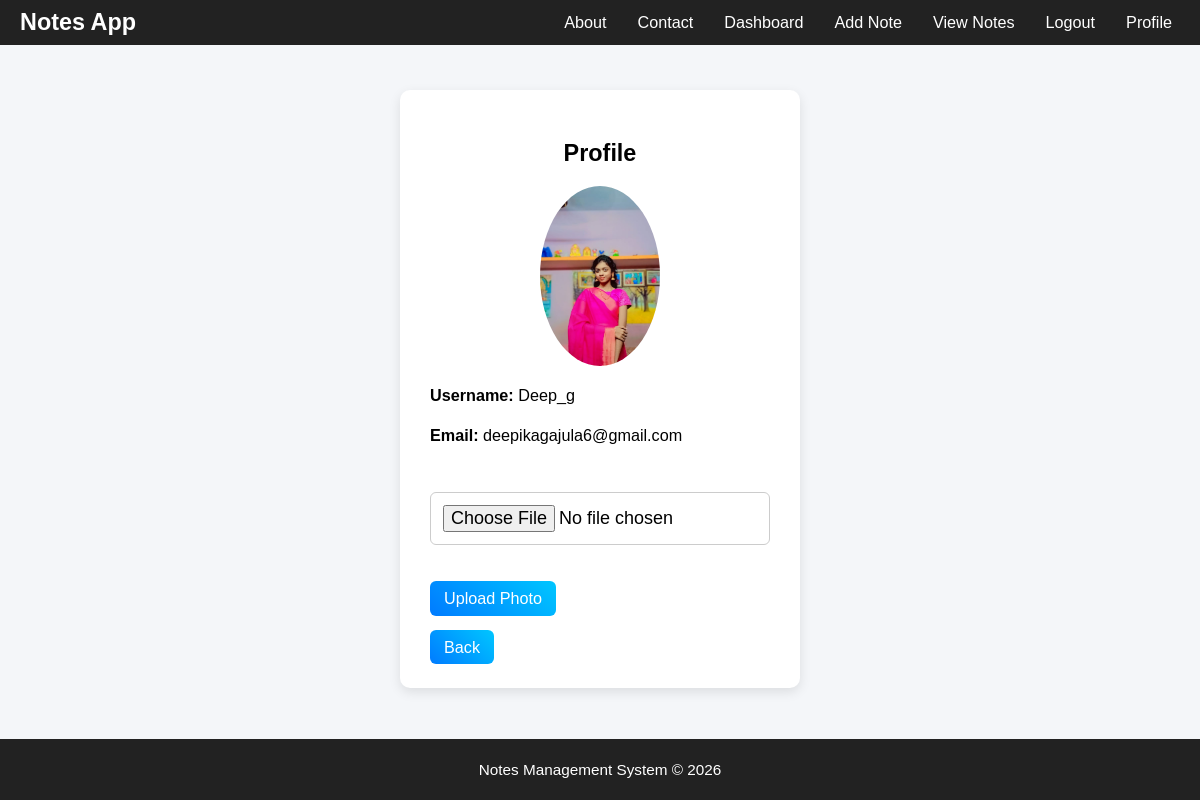
Screenshot of /profile (signed in) with the database file from the repository.
### tables this page shows
CREATE TABLE users (
        id INTEGER PRIMARY KEY AUTOINCREMENT,
        username TEXT,
        email TEXT UNIQUE,
        password TEXT,
        profile_pic TEXT
    );

### app.py (the view, shortened to what this page needs)
@app.route('/profile', methods=['GET','POST'])
def profile():
    if 'user' not in session:
        return redirect('/')
    conn = get_db()
    cursor = conn.cursor()
    cursor.execute(
        "SELECT username,email,profile_pic FROM users WHERE id=?",
        (session['user'],)
    )
    user = cursor.fetchone()
    conn.close()
    return render_template("profile.html", user=user)

### app.py (called while the page is built)
def get_db():
    import os
    base_dir = os.path.dirname(os.path.abspath(__file__))
    db_path = os.path.join(base_dir, "database.db")
    print("DB PATH:", db_path)
    conn = sqlite3.connect(db_path)
    conn.row_factory = sqlite3.Row
    return conn

### templates/profile.html (shortened to what this page needs)
{% extends 'base.html' %}
{% block content %}
<div class="auth-container">
<div class="auth-card">
<h2 style="text-align:center;">Profile</h2>
<div class="profile-pic">
{% if user[2] %}
<img src="{{ url_for('static', filename='uploads/' + user[2]) }}">
{% else %}
<img src="{{ url_for('static', filename='default.png') }}">
{% endif %}
</div>
<p><b>Username:</b> {{user[0]}}</p>
<p><b>Email:</b> {{user[1]}}</p>
<br>
<form method="post" enctype="multipart/form-data">
<input type="file" name="photo" required>
<br><br>
<button class="btn">Upload Photo</button>
</form>
<br>
<a class="btn" href="/dashboard">Back</a>
</div>
</div>
</div>
{% endblock %}

### templates/base.html (style rules this page uses)
html { font-size: 16px; }
body { font-family: Arial; margin:0; padding:0; background:#f4f6f9; display:flex; flex-direction:column; min-height:100vh; font-size: 1rem; }
* { box-sizing: border-box; }
.btn { background:linear-gradient(45deg,#007bff,#00c6ff); color:white; border:none; border-radius:6px; cursor:pointer; text-decoration:none; font-size:1.1rem; padding:12px 20px; }
.profile-pic img { width:120px; height:180px; border-radius:50%; object-fit:cover; }
.profile-pic { display:flex; justify-content:center; margin-bottom:15px; }
.auth-card p { font-size:0.9rem; line-height:1.5; }
.auth-card h2 { font-size:1.3rem; }
.auth-card input, .auth-card textarea { font-size:0.9rem; }
.auth-card button { font-size:0.9rem; }
.auth-container { display:flex; justify-content:center; align-items:center; padding:20px; }
.auth-card { width:100%; max-width:400px; padding:30px; background:white; border-radius:10px; box-shadow:0px 4px 12px rgba(0,0,0,0.1); }
.auth-card input, textarea { width:100%; padding:10px; margin-top:8px; margin-bottom:15px; border-radius:6px; font-size: 1rem; padding: 12px; border:1px solid #ccc; }
@media (min-width:1025px) { html { font-size:18px; } }
@media (min-width:1025px) { .btn { padding:8px 14px; font-size:0.9rem; } }

### templates/profile.html (style rules this page uses)
.profile-pic img { width:100%; max-width:120px; }

### rows the page displays
users: profile_pic (picture), username "Deep_g", email "deepikagajula6@gmail.com"
